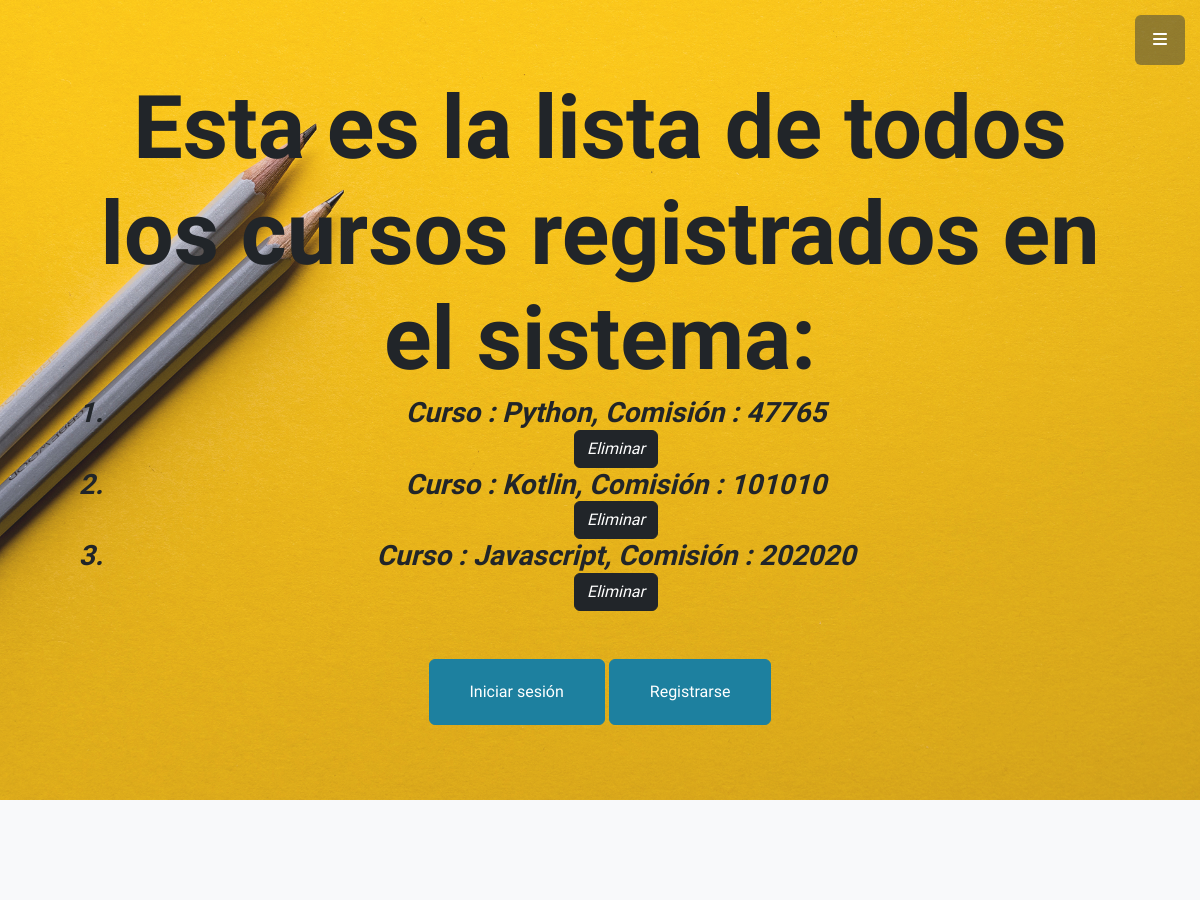
/AppCoder/cursos/ (upper part), run on an earlier commit of the app's database.
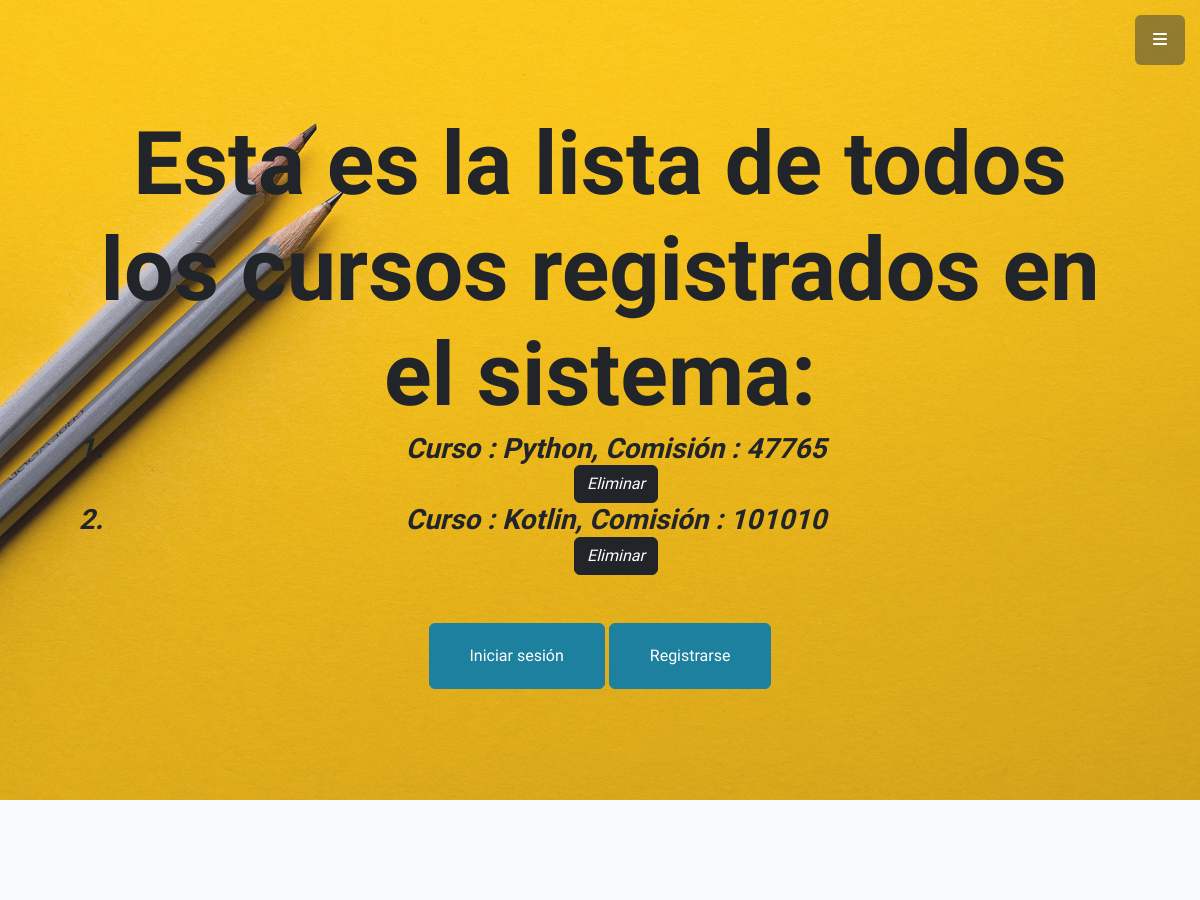
And on a later commit of the database.
### AppCoder/models.py (models this page shows)
class Curso(models.Model):
    nombre = models.CharField(max_length=30)
    comision = models.IntegerField()

### AppCoder/views.py (the view)
# urls.py: path('cursos/', ver_cursos, name='VerCursos'),
def ver_cursos(request):
    todosLosCursos = Curso.objects.all()
    return render(request, "AppCoder/ver_cursos.html", {'todosLosCursos': todosLosCursos})

### AppCoder/Templates/AppCoder/ver_cursos.html
{% extends 'AppCoder/padre.html' %}
{% block title %}
Esta es la lista de todos los cursos registrados en el sistema:
{% endblock %}
{% block form%}
        <ol>
            {% for curso in todosLosCursos %}
            <li>
                Curso : {{curso.nombre}},
                Comisión : {{curso.comision}}
            </li>
            <a class="btn btn-dark btn-l" href="{% url 'eliminarCurso' curso.nombre %}">Eliminar</a>
            {% endfor %}
        </ol>
{%endblock%}

What changed in the data, as far as the page shows it:
removed Curso: nombre "Javascript", comision "202020"
